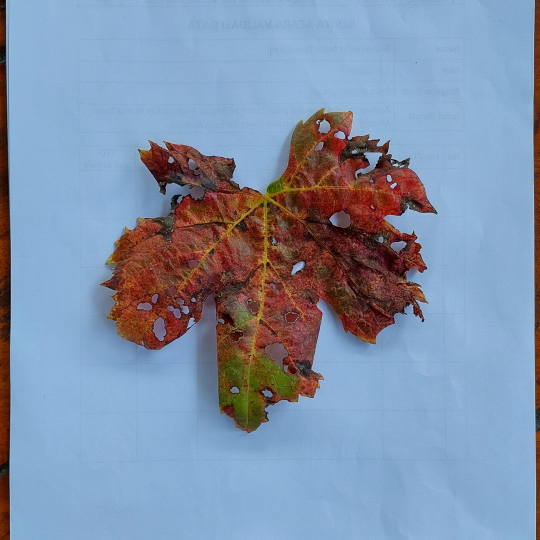
#> input picture skripsi_app_backend/Try Code/Bercak_Merah/bercak_merah (2).jpg, 1080 x 1080 px, found by its file name (shown at 1/2 size)
$ jupyter execute --allow-errors FinalClassificationFIX.ipynb   (older library calls are emulated)
#> lines starting #> are read from the running program, lines starting #| are printed output that depends on the picture
[cell 1]
import cv2
import joblib
import numpy as np
import pandas as pd
from skimage.feature import greycomatrix, greycoprops

#> (a cell that did not finish here is left out)

[cell 3]
def preprocess_and_extract_features(image_path):
    # Load image
    image = cv2.imread(image_path)
#> image is the input picture: shape (1080, 1080, 3); mean B, G, R 170, 145.8, 129.3

    # [37 lines of commented-out code are left out]
    hsv = cv2.cvtColor(image, cv2.COLOR_BGR2HSV)
#> hsv: shape (1080, 1080, 3); mean H, S, V 87.7, 106.6, 185.2
    # hsv = cv2.cvtColor(resized_image, cv2.COLOR_BGR2RGB)

    # Perhitungan rata rata hsv
    mean_h, mean_s, mean_v = np.mean(hsv, axis=(0, 1))
#> mean_h = 87.67; mean_s = 106.6; mean_v = 185.2

    # Hitung matriks glcm
    image_gray = cv2.cvtColor(image, cv2.COLOR_BGR2GRAY)
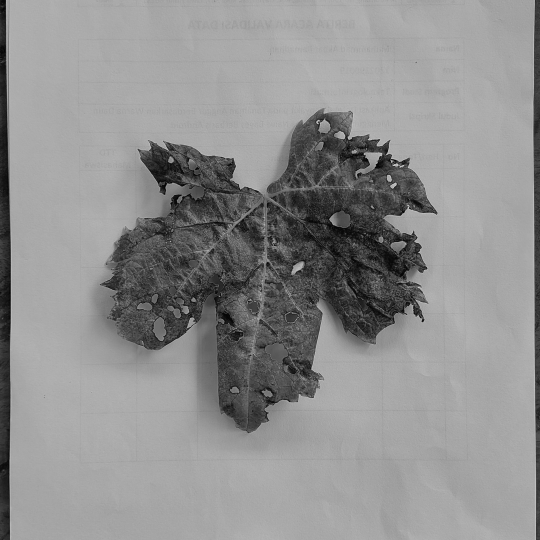
#> image_gray: shape (1080, 1080) (shown at 1/2 size); min 0, max 214, mean 143.6
    glcm = greycomatrix(image_gray, [5], [0],
                        levels=256, symmetric=True, normed=True)

    # Hitung fitur glcm
    correlation = greycoprops(glcm, 'correlation')[0][0]
#> correlation = 0.893
    homogeneity = greycoprops(glcm, 'homogeneity')[0][0]
#> homogeneity = 0.262
    contrast = greycoprops(glcm, 'contrast')[0][0]
#> contrast = 426.6

    # Create feature array
    X = np.array([mean_h, mean_s, mean_v, correlation, homogeneity, contrast])
#> X = [87.67, 106.6, 185.2, 0.893, 0.262, 426.6]
    # X = np.array([mean_h, mean_s, mean_v])

    return X

[cell 4]
def classify(image_path):
    # Melakukan pre processing dan ekstraksi fitur
    X = preprocess_and_extract_features(image_path)
#> X = [87.67, 106.6, 185.2, 0.893, 0.262, 426.6]

    # Mengubah bentuk array
    X_reshaped = X.reshape(1, -1)
#> X_reshaped = [[87.67, 106.6, 185.2, 0.893, 0.262, 426.6]]

    # Membuat dataframe menggunakan nama fitur
    feature_names = ['H', 'S', 'V', 'correlation', 'homogeneity', 'contrast']
    # feature_names = ['H', 'S', 'V']
    X_new = pd.DataFrame(data=X_reshaped, columns=feature_names)
#> X_new = table of 1 rows and 6 columns

    # Predict label
    y_pred = nb.predict(X_new)

    # Print label
    print(f'Label: {y_pred[0]}')


$ run again, with skripsi_app_backend/Try Code/Bercak_Merah/bercak_merah (1).jpg copied over skripsi_app_backend/Try Code/Bercak_Merah/bercak_merah (2).jpg
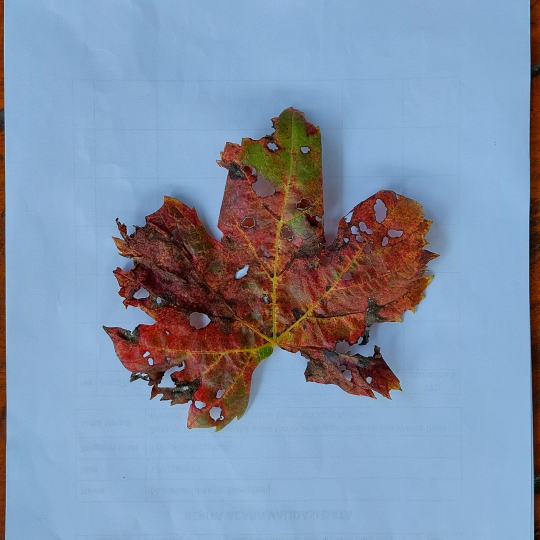
#> input picture skripsi_app_backend/Try Code/Bercak_Merah/bercak_merah (1).jpg, 1080 x 1080 px, found by its file name (shown at 1/2 size)
#> in preprocess_and_extract_features, image is the input picture: shape (1080, 1080, 3); mean B, G, R 170, 145.8, 129.3
#> hsv: shape (1080, 1080, 3); mean H, S, V 87.7, 106.6, 185.2
#> mean_h = 87.67; mean_s = 106.6; mean_v = 185.2
#> in preprocess_and_extract_features, `image_gray = cv2.cvtColor(image, cv2.COLOR_BGR2GRAY)`:
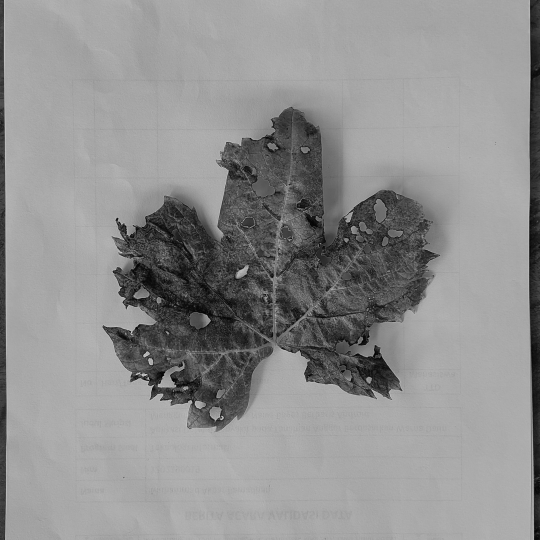
#> image_gray: shape (1080, 1080) (shown at 1/2 size); min 0, max 214, mean 143.6
#> correlation = 0.893
#> homogeneity = 0.262
#> contrast = 426.6
#> in preprocess_and_extract_features, `X = np.array([mean_h, mean_s, mean_v, correlation, homogeneity, contra..`: X = [87.67, 106.6, 185.2, 0.893, 0.262, 426.6]
#> X_reshaped = [[87.67, 106.6, 185.2, 0.893, 0.262, 426.6]]
#> X_new = table of 1 rows and 6 columns

$ run again, with skripsi_app_backend/Try Code/Bercak_Merah/bercak_merah (10).jpg copied over skripsi_app_backend/Try Code/Bercak_Merah/bercak_merah (2).jpg
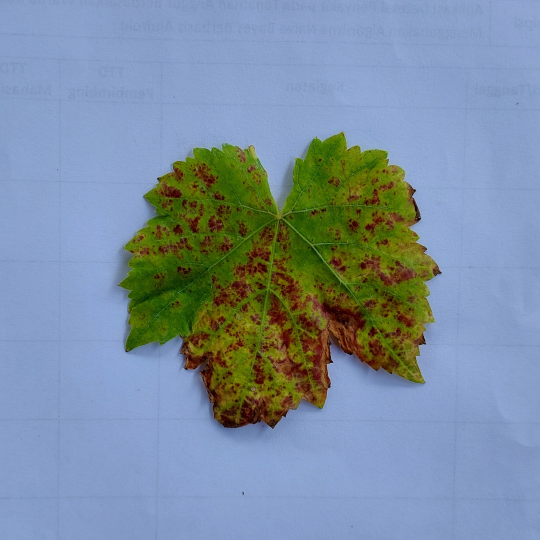
#> input picture skripsi_app_backend/Try Code/Bercak_Merah/bercak_merah (10).jpg, 1080 x 1080 px, found by its file name (shown at 1/2 size)
#> in preprocess_and_extract_features, image is the input picture: shape (1080, 1080, 3); mean B, G, R 159.8, 142.4, 124.1
#> hsv: shape (1080, 1080, 3); mean H, S, V 91.9, 115, 178.5
#> mean_h = 91.86; mean_s = 115; mean_v = 178.5
#> in preprocess_and_extract_features, `image_gray = cv2.cvtColor(image, cv2.COLOR_BGR2GRAY)`:
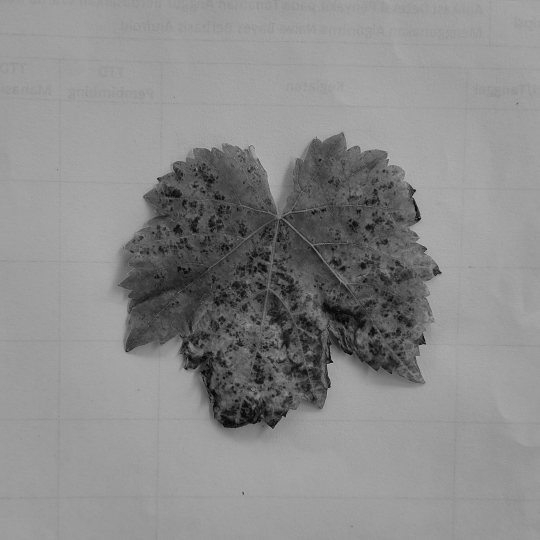
#> image_gray: shape (1080, 1080) (shown at 1/2 size); min 2, max 198, mean 139
#> correlation = 0.942
#> homogeneity = 0.25
#> contrast = 157.7
#> in preprocess_and_extract_features, `X = np.array([mean_h, mean_s, mean_v, correlation, homogeneity, contra..`: X = [91.86, 115, 178.5, 0.942, 0.25, 157.7]
#> X_reshaped = [[91.86, 115, 178.5, 0.942, 0.25, 157.7]]
#> X_new = table of 1 rows and 6 columns

$ run again, with skripsi_app_backend/Try Code/Bercak_Merah/bercak_merah (11).jpg copied over skripsi_app_backend/Try Code/Bercak_Merah/bercak_merah (2).jpg
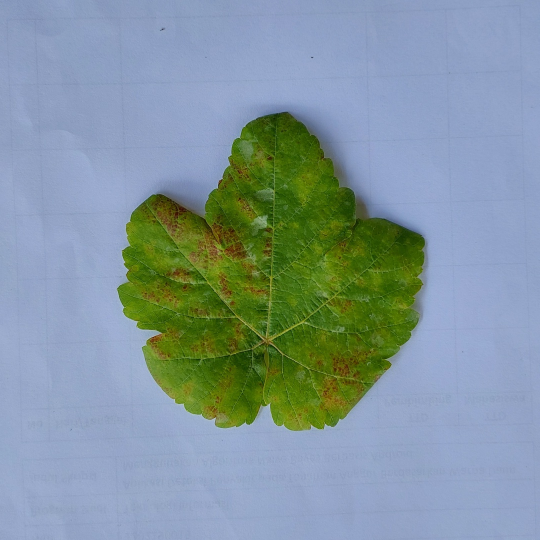
#> input picture skripsi_app_backend/Try Code/Bercak_Merah/bercak_merah (11).jpg, 1080 x 1080 px, found by its file name (shown at 1/2 size)
#> in preprocess_and_extract_features, image is the input picture: shape (1080, 1080, 3); mean B, G, R 157.4, 150.5, 131
#> hsv: shape (1080, 1080, 3); mean H, S, V 94, 101.3, 177.6
#> mean_h = 94; mean_s = 101.3; mean_v = 177.6
#> in preprocess_and_extract_features, `image_gray = cv2.cvtColor(image, cv2.COLOR_BGR2GRAY)`:
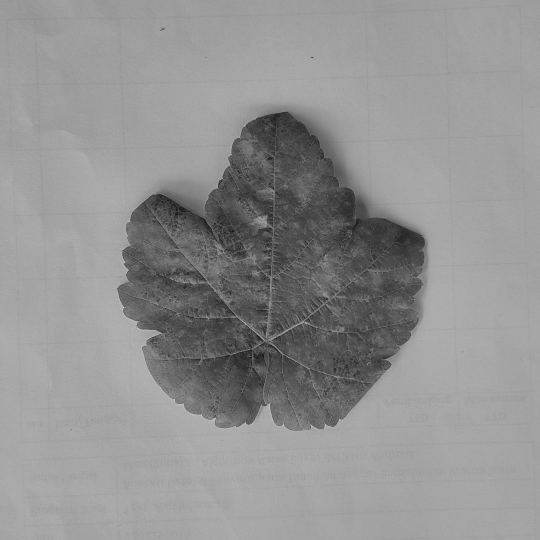
#> image_gray: shape (1080, 1080) (shown at 1/2 size); min 15, max 214, mean 145.5
#> correlation = 0.949
#> homogeneity = 0.271
#> contrast = 116.5
#> in preprocess_and_extract_features, `X = np.array([mean_h, mean_s, mean_v, correlation, homogeneity, contra..`: X = [94, 101.3, 177.6, 0.949, 0.271, 116.5]
#> X_reshaped = [[94, 101.3, 177.6, 0.949, 0.271, 116.5]]
#> X_new = table of 1 rows and 6 columns
